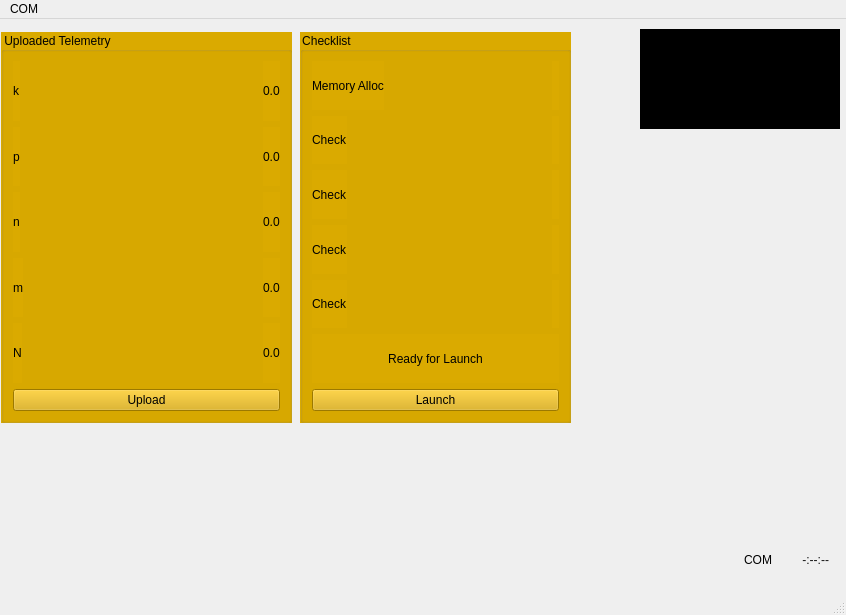
<?xml version="1.0" encoding="UTF-8"?>
<ui version="4.0">
 <class>MainWindow</class>
 <widget class="QMainWindow" name="MainWindow">
  <property name="geometry">
   <rect>
    <x>0</x>
    <y>0</y>
    <width>846</width>
    <height>615</height>
   </rect>
  </property>
  <property name="windowTitle">
   <string>MainWindow</string>
  </property>
  <property name="autoFillBackground">
   <bool>false</bool>
  </property>
  <property name="styleSheet">
   <string notr="true">* {font: 12pt &quot;8514oem&quot;;}</string>
  </property>
  <widget class="QWidget" name="centralwidget">
   <widget class="QWidget" name="layoutWidget">
    <property name="geometry">
     <rect>
      <x>720</x>
      <y>530</y>
      <width>109</width>
      <height>22</height>
     </rect>
    </property>
    <layout class="QHBoxLayout" name="horizontalLayout">
     <item>
      <widget class="QLabel" name="connection_label">
       <property name="sizePolicy">
        <sizepolicy hsizetype="Ignored" vsizetype="Ignored">
         <horstretch>0</horstretch>
         <verstretch>0</verstretch>
        </sizepolicy>
       </property>
       <property name="styleSheet">
        <string notr="true"/>
       </property>
       <property name="text">
        <string>COM</string>
       </property>
       <property name="alignment">
        <set>Qt::AlignRight|Qt::AlignTrailing|Qt::AlignVCenter</set>
       </property>
      </widget>
     </item>
     <item>
      <widget class="QLabel" name="clock">
       <property name="sizePolicy">
        <sizepolicy hsizetype="Preferred" vsizetype="Ignored">
         <horstretch>0</horstretch>
         <verstretch>0</verstretch>
        </sizepolicy>
       </property>
       <property name="styleSheet">
        <string notr="true">font: 12pt &quot;SimSun&quot;;
color: rgb(20, 20, 20);</string>
       </property>
       <property name="text">
        <string>-:--:--</string>
       </property>
       <property name="alignment">
        <set>Qt::AlignRight|Qt::AlignTrailing|Qt::AlignVCenter</set>
       </property>
      </widget>
     </item>
    </layout>
   </widget>
   <widget class="QLabel" name="logo">
    <property name="geometry">
     <rect>
      <x>640</x>
      <y>10</y>
      <width>200</width>
      <height>100</height>
     </rect>
    </property>
    <property name="sizePolicy">
     <sizepolicy hsizetype="Expanding" vsizetype="Maximum">
      <horstretch>0</horstretch>
      <verstretch>4</verstretch>
     </sizepolicy>
    </property>
    <property name="styleSheet">
     <string notr="true">background-color: rgb(0, 0, 0);</string>
    </property>
    <property name="text">
     <string/>
    </property>
   </widget>
   <widget class="QGroupBox" name="groupBox_3">
    <property name="geometry">
     <rect>
      <x>1</x>
      <y>13</y>
      <width>291</width>
      <height>391</height>
     </rect>
    </property>
    <property name="sizePolicy">
     <sizepolicy hsizetype="Expanding" vsizetype="Preferred">
      <horstretch>0</horstretch>
      <verstretch>0</verstretch>
     </sizepolicy>
    </property>
    <property name="styleSheet">
     <string notr="true">background-color: rgb(218, 170, 0);</string>
    </property>
    <property name="title">
     <string>Uploaded Telemetry</string>
    </property>
    <layout class="QVBoxLayout" name="verticalLayout_3">
     <item>
      <layout class="QHBoxLayout" name="horizontalLayout_3">
       <item>
        <widget class="QLabel" name="k_label">
         <property name="styleSheet">
          <string notr="true"/>
         </property>
         <property name="text">
          <string>k</string>
         </property>
        </widget>
       </item>
       <item>
        <spacer name="horizontalSpacer">
         <property name="orientation">
          <enum>Qt::Horizontal</enum>
         </property>
         <property name="sizeHint" stdset="0">
          <size>
           <width>40</width>
           <height>20</height>
          </size>
         </property>
        </spacer>
       </item>
       <item>
        <widget class="QLabel" name="k_value">
         <property name="styleSheet">
          <string notr="true"/>
         </property>
         <property name="text">
          <string>0.0</string>
         </property>
        </widget>
       </item>
      </layout>
     </item>
     <item>
      <layout class="QHBoxLayout" name="horizontalLayout_4">
       <item>
        <widget class="QLabel" name="p_label">
         <property name="styleSheet">
          <string notr="true"/>
         </property>
         <property name="text">
          <string>p</string>
         </property>
        </widget>
       </item>
       <item>
        <spacer name="horizontalSpacer_2">
         <property name="orientation">
          <enum>Qt::Horizontal</enum>
         </property>
         <property name="sizeHint" stdset="0">
          <size>
           <width>40</width>
           <height>20</height>
          </size>
         </property>
        </spacer>
       </item>
       <item>
        <widget class="QLabel" name="p_value">
         <property name="styleSheet">
          <string notr="true"/>
         </property>
         <property name="text">
          <string>0.0</string>
         </property>
        </widget>
       </item>
      </layout>
     </item>
     <item>
      <layout class="QHBoxLayout" name="horizontalLayout_5">
       <item>
        <widget class="QLabel" name="n_label">
         <property name="autoFillBackground">
          <bool>false</bool>
         </property>
         <property name="styleSheet">
          <string notr="true"/>
         </property>
         <property name="text">
          <string>n</string>
         </property>
        </widget>
       </item>
       <item>
        <spacer name="horizontalSpacer_3">
         <property name="orientation">
          <enum>Qt::Horizontal</enum>
         </property>
         <property name="sizeHint" stdset="0">
          <size>
           <width>40</width>
           <height>20</height>
          </size>
         </property>
        </spacer>
       </item>
       <item>
        <widget class="QLabel" name="n_value">
         <property name="styleSheet">
          <string notr="true"/>
         </property>
         <property name="text">
          <string>0.0</string>
         </property>
        </widget>
       </item>
      </layout>
     </item>
     <item>
      <layout class="QHBoxLayout" name="horizontalLayout_6">
       <item>
        <widget class="QLabel" name="m_label">
         <property name="styleSheet">
          <string notr="true"/>
         </property>
         <property name="text">
          <string>m</string>
         </property>
        </widget>
       </item>
       <item>
        <spacer name="horizontalSpacer_4">
         <property name="orientation">
          <enum>Qt::Horizontal</enum>
         </property>
         <property name="sizeHint" stdset="0">
          <size>
           <width>40</width>
           <height>20</height>
          </size>
         </property>
        </spacer>
       </item>
       <item>
        <widget class="QLabel" name="m_value">
         <property name="styleSheet">
          <string notr="true"/>
         </property>
         <property name="text">
          <string>0.0</string>
         </property>
        </widget>
       </item>
      </layout>
     </item>
     <item>
      <layout class="QHBoxLayout" name="horizontalLayout_7">
       <item>
        <widget class="QLabel" name="N_label">
         <property name="styleSheet">
          <string notr="true"/>
         </property>
         <property name="text">
          <string>N</string>
         </property>
        </widget>
       </item>
       <item>
        <spacer name="horizontalSpacer_5">
         <property name="orientation">
          <enum>Qt::Horizontal</enum>
         </property>
         <property name="sizeHint" stdset="0">
          <size>
           <width>40</width>
           <height>20</height>
          </size>
         </property>
        </spacer>
       </item>
       <item>
        <widget class="QLabel" name="N_value">
         <property name="styleSheet">
          <string notr="true"/>
         </property>
         <property name="text">
          <string>0.0</string>
         </property>
        </widget>
       </item>
      </layout>
     </item>
     <item>
      <widget class="QPushButton" name="upload_telem">
       <property name="text">
        <string>Upload</string>
       </property>
       <property name="autoRepeatDelay">
        <number>288</number>
       </property>
      </widget>
     </item>
    </layout>
   </widget>
   <widget class="QGroupBox" name="Checklist">
    <property name="geometry">
     <rect>
      <x>300</x>
      <y>13</y>
      <width>271</width>
      <height>391</height>
     </rect>
    </property>
    <property name="sizePolicy">
     <sizepolicy hsizetype="Expanding" vsizetype="Preferred">
      <horstretch>0</horstretch>
      <verstretch>0</verstretch>
     </sizepolicy>
    </property>
    <property name="styleSheet">
     <string notr="true">background-color: rgb(218, 170, 0);</string>
    </property>
    <property name="title">
     <string>Checklist</string>
    </property>
    <layout class="QVBoxLayout" name="verticalLayout_4">
     <item>
      <layout class="QHBoxLayout" name="horizontalLayout_10">
       <item>
        <widget class="QLabel" name="check_1">
         <property name="autoFillBackground">
          <bool>false</bool>
         </property>
         <property name="styleSheet">
          <string notr="true"/>
         </property>
         <property name="text">
          <string>Memory Alloc</string>
         </property>
        </widget>
       </item>
       <item>
        <spacer name="horizontalSpacer_8">
         <property name="orientation">
          <enum>Qt::Horizontal</enum>
         </property>
         <property name="sizeHint" stdset="0">
          <size>
           <width>40</width>
           <height>20</height>
          </size>
         </property>
        </spacer>
       </item>
       <item>
        <widget class="QLabel" name="mark_1">
         <property name="sizePolicy">
          <sizepolicy hsizetype="Preferred" vsizetype="Preferred">
           <horstretch>0</horstretch>
           <verstretch>0</verstretch>
          </sizepolicy>
         </property>
         <property name="styleSheet">
          <string notr="true"/>
         </property>
         <property name="text">
          <string/>
         </property>
        </widget>
       </item>
      </layout>
     </item>
     <item>
      <layout class="QHBoxLayout" name="horizontalLayout_11">
       <item>
        <widget class="QLabel" name="check_2">
         <property name="styleSheet">
          <string notr="true"/>
         </property>
         <property name="text">
          <string>Check</string>
         </property>
        </widget>
       </item>
       <item>
        <spacer name="horizontalSpacer_9">
         <property name="orientation">
          <enum>Qt::Horizontal</enum>
         </property>
         <property name="sizeHint" stdset="0">
          <size>
           <width>40</width>
           <height>20</height>
          </size>
         </property>
        </spacer>
       </item>
       <item>
        <widget class="QLabel" name="mark_2">
         <property name="styleSheet">
          <string notr="true"/>
         </property>
         <property name="text">
          <string/>
         </property>
        </widget>
       </item>
      </layout>
     </item>
     <item>
      <layout class="QHBoxLayout" name="horizontalLayout_12">
       <item>
        <widget class="QLabel" name="check_3">
         <property name="styleSheet">
          <string notr="true"/>
         </property>
         <property name="text">
          <string>Check</string>
         </property>
        </widget>
       </item>
       <item>
        <spacer name="horizontalSpacer_10">
         <property name="orientation">
          <enum>Qt::Horizontal</enum>
         </property>
         <property name="sizeHint" stdset="0">
          <size>
           <width>40</width>
           <height>20</height>
          </size>
         </property>
        </spacer>
       </item>
       <item>
        <widget class="QLabel" name="mark_3">
         <property name="styleSheet">
          <string notr="true"/>
         </property>
         <property name="text">
          <string/>
         </property>
        </widget>
       </item>
      </layout>
     </item>
     <item>
      <layout class="QHBoxLayout" name="horizontalLayout_8">
       <item>
        <widget class="QLabel" name="check_4">
         <property name="styleSheet">
          <string notr="true"/>
         </property>
         <property name="text">
          <string>Check</string>
         </property>
        </widget>
       </item>
       <item>
        <spacer name="horizontalSpacer_6">
         <property name="orientation">
          <enum>Qt::Horizontal</enum>
         </property>
         <property name="sizeHint" stdset="0">
          <size>
           <width>40</width>
           <height>20</height>
          </size>
         </property>
        </spacer>
       </item>
       <item>
        <widget class="QLabel" name="mark_4">
         <property name="styleSheet">
          <string notr="true"/>
         </property>
         <property name="text">
          <string/>
         </property>
        </widget>
       </item>
      </layout>
     </item>
     <item>
      <layout class="QHBoxLayout" name="horizontalLayout_9">
       <item>
        <widget class="QLabel" name="check_5">
         <property name="styleSheet">
          <string notr="true"/>
         </property>
         <property name="text">
          <string>Check</string>
         </property>
        </widget>
       </item>
       <item>
        <spacer name="horizontalSpacer_7">
         <property name="orientation">
          <enum>Qt::Horizontal</enum>
         </property>
         <property name="sizeHint" stdset="0">
          <size>
           <width>40</width>
           <height>20</height>
          </size>
         </property>
        </spacer>
       </item>
       <item>
        <widget class="QLabel" name="mark_5">
         <property name="styleSheet">
          <string notr="true"/>
         </property>
         <property name="text">
          <string/>
         </property>
        </widget>
       </item>
      </layout>
     </item>
     <item>
      <widget class="QLabel" name="label">
       <property name="text">
        <string>Ready for Launch</string>
       </property>
       <property name="alignment">
        <set>Qt::AlignCenter</set>
       </property>
      </widget>
     </item>
     <item>
      <widget class="QPushButton" name="launch_button">
       <property name="text">
        <string>Launch</string>
       </property>
      </widget>
     </item>
    </layout>
   </widget>
  </widget>
  <widget class="QMenuBar" name="menubar">
   <property name="geometry">
    <rect>
     <x>0</x>
     <y>0</y>
     <width>846</width>
     <height>26</height>
    </rect>
   </property>
   <widget class="QMenu" name="menuConnection">
    <property name="title">
     <string>COM</string>
    </property>
    <addaction name="connect_action"/>
    <addaction name="disconnect_action"/>
   </widget>
   <addaction name="menuConnection"/>
  </widget>
  <widget class="QStatusBar" name="statusbar">
   <property name="styleSheet">
    <string notr="true"/>
   </property>
  </widget>
  <action name="connect_action">
   <property name="text">
    <string>Connect to Com</string>
   </property>
  </action>
  <action name="disconnect_action">
   <property name="text">
    <string>Disconnect</string>
   </property>
  </action>
 </widget>
 <resources/>
 <connections/>
</ui>
